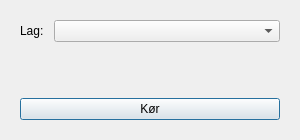
<?xml version="1.0" encoding="UTF-8"?>
<ui version="4.0">
 <class>KlargorQFieldDialogBase</class>
 <widget class="QDialog" name="KlargorQFieldDialogBase">
  <property name="geometry">
   <rect>
    <x>0</x>
    <y>0</y>
    <width>300</width>
    <height>140</height>
   </rect>
  </property>
  <property name="windowTitle">
   <string>Klargør QField</string>
  </property>
  <layout class="QVBoxLayout" name="verticalLayout">
   <property name="spacing">
    <number>10</number>
   </property>
   <property name="leftMargin">
    <number>20</number>
   </property>
   <property name="topMargin">
    <number>20</number>
   </property>
   <property name="rightMargin">
    <number>20</number>
   </property>
   <property name="bottomMargin">
    <number>20</number>
   </property>
   <item>
    <layout class="QFormLayout" name="formLayout">
     <item row="0" column="0">
      <widget class="QLabel" name="lblLag">
       <property name="text">
        <string>Lag:</string>
       </property>
      </widget>
     </item>
     <item row="0" column="1">
      <widget class="QComboBox" name="cboLag"/>
     </item>
    </layout>
   </item>
   <item>
    <spacer>
     <property name="orientation">
      <enum>Qt::Vertical</enum>
     </property>
     <property name="sizeHint" stdset="0">
      <size>
       <width>20</width>
       <height>10</height>
      </size>
     </property>
    </spacer>
   </item>
   <item>
    <widget class="QPushButton" name="btnKor">
     <property name="text">
      <string>Kør</string>
     </property>
     <property name="minimumHeight">
      <number>36</number>
     </property>
    </widget>
   </item>
  </layout>
 </widget>
 <resources/>
 <connections/>
</ui>
